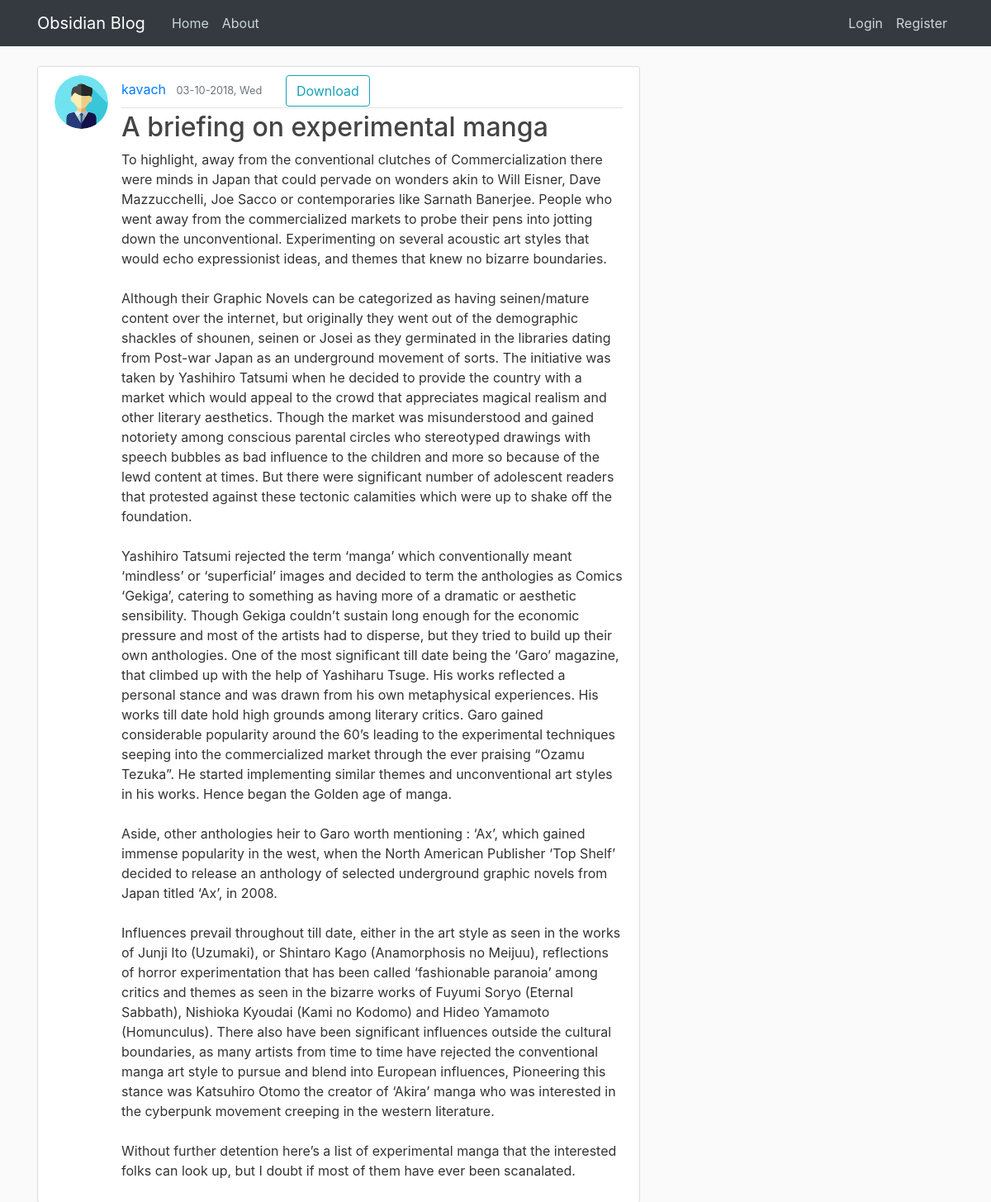
The page /post/12 on the database its author committed.
### flaskblog/models.py (models this page shows, shortened)
class User(db.Model, UserMixin):
    id = db.Column(db.Integer, primary_key=True)
    username = db.Column(db.String(20), unique=True, nullable=False)
    email = db.Column(db.String(120), unique=True, nullable=False)
    image_file = db.Column(db.String(20), nullable=False, default='default.jpg')
    password = db.Column(db.String(60), nullable=False)
    posts = db.relationship('Post', backref='author', lazy=True)

class Post(db.Model):
    id = db.Column(db.Integer, primary_key=True)
    title = db.Column(db.String(100), nullable=False)
    date_posted = db.Column(db.DateTime, nullable=False, default=datetime.utcnow)
    content = db.Column(db.Text, nullable=False)
    user_id = db.Column(db.Integer, db.ForeignKey('user.id'), nullable=False)

### flaskblog/routes.py (the view)
@app.route('/post/<int:post_id>')
def post(post_id):
    post = Post.query.get_or_404(post_id)
    return render_template('post.html', title=post.title, post=post)

### flaskblog/templates/post.html (shortened to what this page needs)
{% extends "layout.html" %}
{% block content %}
    <article class="media content-section">
        <img class="rounded-circle article-img" src="{{ url_for('static', filename='profile_pics/' + post.author.image_file) }}">
        <div class="media-body">
            <div class="article-metadata">
                <a class="mr-2" href="{{ url_for('user_posts', username=post.author.username) }}">{{ post.author.username }}</a>
                <small class="text-muted">{{ post.date_posted.strftime('%d-%m-%Y, %a') }}</small>
                <a class="btn btn-outline-info ml-4" href="{{ url_for('download', post_id=post.id) }}">Download</a>
            </div>
            <h2 class="article-title">{{ post.title }}</h2>
            <p class="article-content">{{ post.content }}</p>
        </div>
    </article>
{% endblock content %}

### flaskblog/static/main.css (style rules this page uses)
body { background: #fafafa; color: #333333; margin-top: 5rem; }
h1, h2, h3, h4, h5, h6 { color: #444444; }
.content-section { background: #ffffff; padding: 10px 20px; border: 1px solid #dddddd; border-radius: 3px; margin-bottom: 20px; }
.article-title { color: #444444; }
.article-content { white-space: pre-line; }
.article-img { height: 65px; width: 65px; margin-right: 16px; }
.article-metadata { padding-bottom: 1px; margin-bottom: 4px; border-bottom: 1px solid #e3e3e3 }

### rows shown on the page
User: image_file (picture), author.username "kavach"
Post: date_posted "03-10-2018, Wed", title "A briefing on experimental manga", content "To highlight, away from the conventional clutches of Commercialization there were minds in Japan that could pervade on wonders akin to Will Eisner, Dave Mazzucchelli, Joe Sacco or contemporaries like Sarnath Banerjee. People who went away from the commercialized markets to probe their pens into jotting down the unconventional. Experimenting on several acoustic art styles that would echo expressionist ideas, and themes that knew no bizarre boundaries. Although their Graphic Novels can be categorized as having seinen/mature content over the internet, but originally they went out of the demographic shackles of shounen, seinen or Josei as they germinated in the libraries dating from Post-war…"
